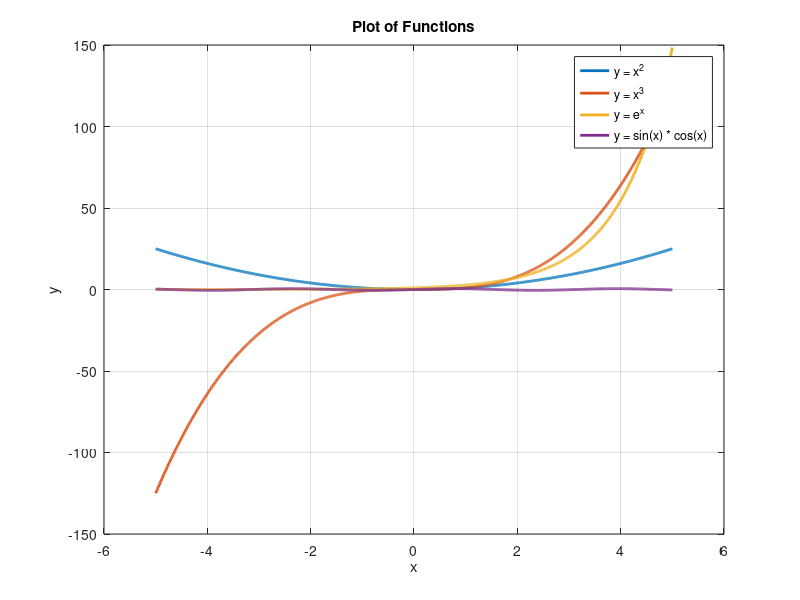

Here is the MATLAB script that generated this plot: (Note: this script raises an error after producing the figure.)
x = linspace(-5, 5, 1000);
y1 = x.^2;
y2 = x.^3;
y3 = exp(x);
y4 = sin(x) .* cos(x);

figure;
plot(x, y1, 'LineWidth', 2, 'DisplayName', 'y = x^2');

hold on;
plot(x, y2, 'LineWidth', 2, 'DisplayName', 'y = x^3');
plot(x, y3, 'LineWidth', 2, 'DisplayName', 'y = e^x');
plot(x, y4, 'LineWidth', 2, 'DisplayName', 'y = sin(x) * cos(x)');
xlabel('x');
ylabel('y');
legend('show');
title('Plot of Functions');
grid on;
hold off;
% Set the line style order and color order
ax = gca;
ax.LineStyleOrder = ["--"; "--"; "--"];
colororder(["#8040E6";"#1AA640";"#E68000";"#0072BD"])
